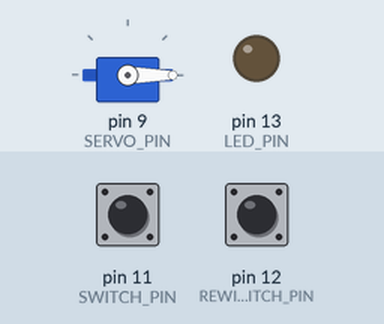
This sketch was run on a simulated Arduino Uno, built with avr-gcc and run on an emulated ATmega328P. On the bench: servo, output pins drawn as LEDs (lit = HIGH). The inputs (shaded band) are chosen by the test bench; at power-on: pin 11 (SWITCH_PIN) HIGH, pin 12 (REWIND_SWITCH_PIN) HIGH.

Above: at 1.2 s.
1.3 s: pin 11 (SWITCH_PIN) pulled LOW for 0.15 s
At 1.38 s:
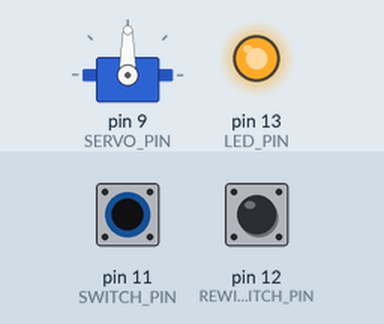
2.9 s: pin 12 (REWIND_SWITCH_PIN) pulled LOW for 0.15 s
At 2.97 s:
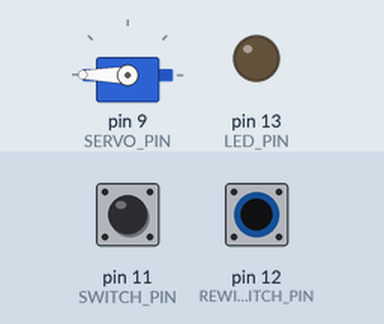
4.5 s: pin 12 (REWIND_SWITCH_PIN) pulled LOW for 3.2 s
At 8.8 s:
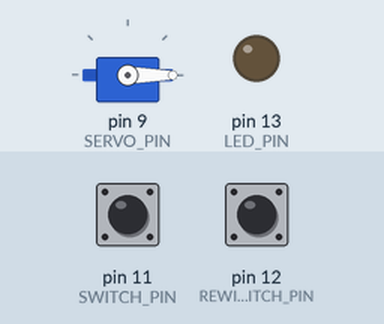
9.2 s: pin 11 (SWITCH_PIN) pulled LOW for 3.2 s
At 10.1 s:
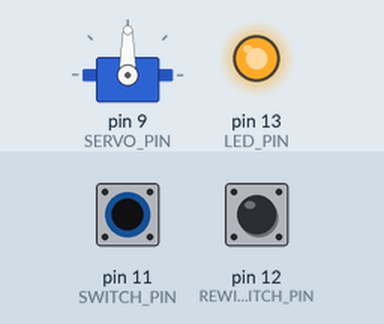
Timing chart, 0 to 13.9 s (numbered marks = the images above; inputs shaded):
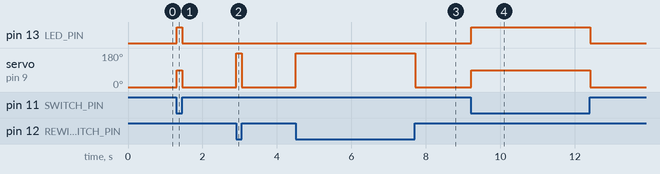

The sketch:

shredder.ino
```cpp
#define SWITCH_PIN 11
#define REWIND_SWITCH_PIN 12
#define LED_PIN 13
#define SERVO_PIN 9

#include <Servo.h>

enum ShredderDirection {
  FORWARD,
  BACKWARD,
  STOP
};

Servo servo;

void setup() {
  pinMode(SWITCH_PIN, INPUT_PULLUP);
  pinMode(REWIND_SWITCH_PIN, INPUT_PULLUP);
  pinMode(LED_PIN, OUTPUT);
}

void loop() {

  int switchVal = digitalRead(SWITCH_PIN);
  int reverseSwitchVal = digitalRead(REWIND_SWITCH_PIN);

  if (switchVal == HIGH && reverseSwitchVal == HIGH) {
    digitalWrite(LED_PIN, LOW);
    setShredderDirection(FORWARD);
  } else if ( reverseSwitchVal == LOW) {
    setShredderDirection(BACKWARD);
  } else {
    digitalWrite(LED_PIN, HIGH);
    setShredderDirection(STOP);
  }

  delay(15);
}

void setShredderDirection(ShredderDirection direction) {

  if (direction == FORWARD) { // forward servo
    if (!servo.attached())
      servo.attach(SERVO_PIN);
    servo.write(0);
  } else if ( direction == BACKWARD ) { // rewind servo
    if (!servo.attached())
      servo.attach(SERVO_PIN);
    servo.write(180);
  } else { // stop servo
    /*if (servo.attached()) {
      servo.write(90);
      servo.detach();
    }*/
    servo.write(90);
  }
}
```

Measured:
- after the input at 1.3 s, pin 13 (LED_PIN): LOW → HIGH at once, → LOW 0.15 s later; servo on pin 9 (SERVO_PIN): 0° → 90° at once, → 0° 0.15 s later
- after the input at 2.9 s, servo on pin 9 (SERVO_PIN): 0° → 180° at once, → 0° 0.15 s later
- after the input at 4.5 s, servo on pin 9 (SERVO_PIN): 0° → 180° at once, → 0° 3.2 s later
- after the input at 9.2 s, pin 13 (LED_PIN): LOW → HIGH at once, → LOW 3.2 s later; servo on pin 9 (SERVO_PIN): 0° → 90° at once, → 0° 3.2 s later
